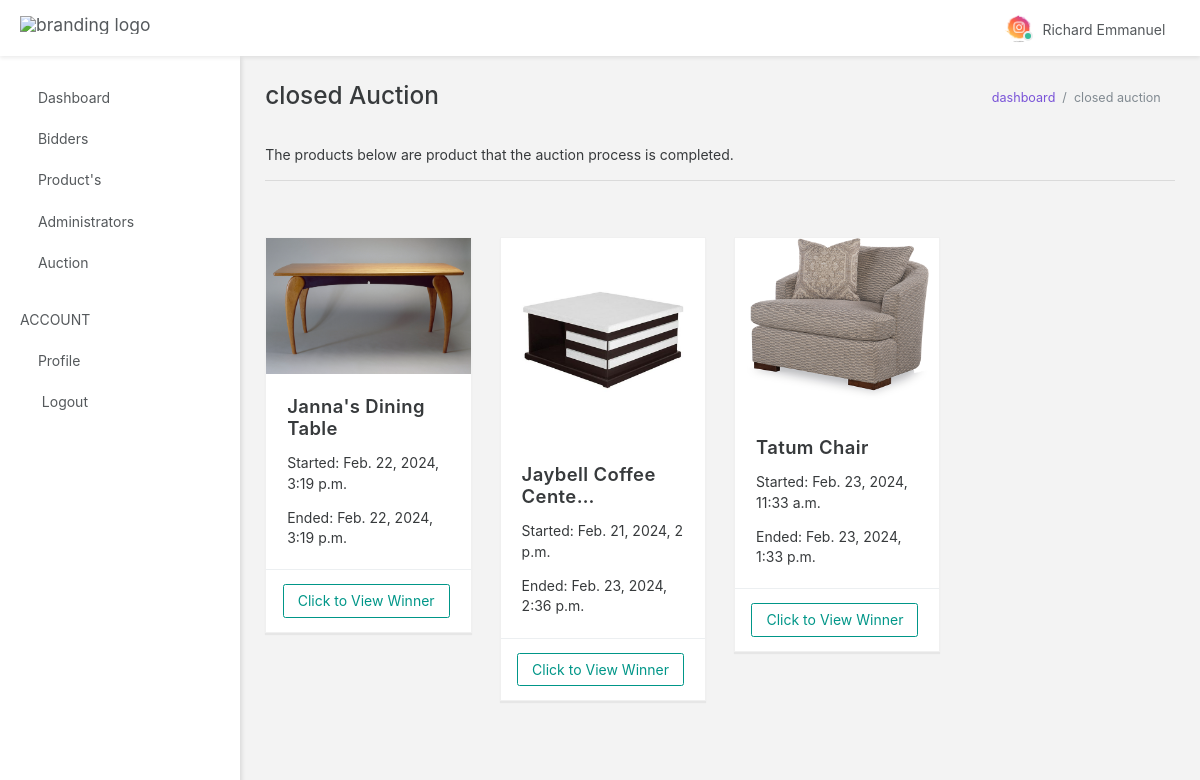
The app's page /auth/closed (signed in) with its own data.
### Auction_auth/models.py (models this page shows, shortened)
class User(AbstractBaseUser, PermissionsMixin):
    user_id = models.UUIDField(
        default=uuid.uuid4, primary_key=True, unique=True, editable=False)
    email = models.CharField(max_length=100, db_index=True,
                             unique=True, verbose_name='email address', blank=True)
    name = models.CharField(
        max_length=100, db_index=True, blank=True, null=True)
    phone = models.CharField(
        max_length=14, db_index=True, unique=True, blank=True)
    address = models.CharField(max_length=255, null=True, blank=True)
    picture = models.ImageField(
        default='img/user.png', upload_to='uploads/', null=True)
    date_joined = models.DateTimeField(
        verbose_name='date_joined', auto_now_add=True)
    last_login = models.DateTimeField(
        verbose_name='last_login', auto_now=True, null=True)
    is_active = models.BooleanField(default=True)
    is_staff = models.BooleanField(default=False)
    is_superuser = models.BooleanField(default=False)
    USERNAME_FIELD = 'email'
    REQUIRED_FIELDS = ['name',]
    objects = UserManager()
    class Meta:
        db_table = 'Users'
        verbose_name_plural = 'Users'

class Furniture(models.Model):
    product_id = models.UUIDField(
        default=uuid.uuid4, primary_key=True, unique=True, editable=False)
    product_name = models.CharField(max_length=100)
    start_price = models.FloatField()
    product_desc = models.TextField()
    created = models.DateTimeField(
        verbose_name='date_created', auto_now_add=True)
    start_date_and_time = models.DateTimeField(null=True)
    end_date_and_time = models.DateTimeField(null=True)
    is_sold = models.BooleanField(default=False)
    sold_price = models.FloatField(blank=True, null=True)
    sold_to = models.ForeignKey(
        User, on_delete=models.CASCADE, blank=True, null=True)
    image = models.ImageField(null=True, blank=True, upload_to='uploads/')
    class Meta:
        db_table = 'Furniture'
        verbose_name_plural = 'Furniture'

### Auction_auth/views.py (the view)
# urls.py: path('auth/closed', ClosedAuctionView.as_view(), name='closed'),
class ClosedAuctionView(LoginRequiredMixin, ListView):
    template_name = "backend/auction/closed.html"
    def get_queryset(self):
        all_furniture = Furniture.objects.all().order_by('-created')
        now = timezone.now()
        return [closed for closed in all_furniture if now > closed.end_date_and_time]

### Templates/backend/auction/closed.html (shortened to what this page needs)
{% extends 'base.html' %}
{% load static %}
{% load crispy_forms_tags %}
  {% block head %}{% include 'partials/auth_head.html' %}{% endblock head %}
  {% block body %}
  <body data-open="click" data-menu="vertical-menu" data-col="2-columns" class="vertical-layout vertical-menu 2-columns  fixed-navbar">
	{% block nav %} {% include 'partials/auth_nav.html' %} {% endblock %}
	{% include 'partials/auth_sidebar.html' %}
    <div class="app-content content container-fluid">
      <div class="content-wrapper">
        <div class="content-header row">
          <div class="content-header-left col-md-6 col-xs-12 mb-1">
            <h2 class="content-header-title">closed Auction</h2>
          </div>
          <div class="content-header-right breadcrumbs-right breadcrumbs-top col-md-6 col-xs-12">
            <div class="breadcrumb-wrapper col-xs-12">
              <ol class="breadcrumb">
                <li class="breadcrumb-item"><a href="{% url 'auth:dashboard' %}">dashboard</a>
                </li>
                <li class="breadcrumb-item active">closed auction
                </li>
              </ol>
            </div>
          </div>
        </div>
        <div class="content-body">
			<section id="basic-examples">
				<div class="row">
					<div class="col-xs-12 mt-1 mb-3">
						<p>The products below are product that the auction process is completed.</p>
						<hr>
					</div>
				</div>
				<div class="row match-height">
					{% if object_list %}
						{% for object in object_list %}
						<div class="col-xl-3 col-md-4 col-sm-12">
							<div class="card">
								<div class="card-body">
									<div class="text-center">
										<img class="card-img-top img-fluid" src="{{ object.image.url }}" alt="Card image cap">
									</div>
									<div class="card-block">
										<h4 class="card-title">{{ object.product_name|truncatechars:21 }}</h4>
										<p class="card-text">Started: {{ object.start_date_and_time }}</p>
										<p class="card-text">Ended: {{ object.end_date_and_time }}</p>
									</div>
								</div>
								<div class="card-footer border-top-blue-grey border-top-lighten-5 text-muted">
									<a href="{% url 'auth:winner' object.pk %}" class="btn btn-outline-teal float-xs-right">Click to View Winner</a>
								</div>
							</div>
						</div>
						{% endfor %}
					{% endif %}
				</div>
			</section>
        </div>
      </div>
    </div>
</body>
{% endblock body %}

### Templates/base.html (shortened to what this page needs)
<!DOCTYPE html>
<html lang="en">
	<head>
    	{% block head %} {% endblock %}
	</head>
	{% block body %}{% endblock %}
</html>

### Templates/partials/auth_head.html (shortened to what this page needs)
{% load static %}
    <link rel="stylesheet" type="text/css" href="{% static 'backend/app-assets/css/bootstrap.css' %}">
    <link rel="stylesheet" type="text/css" href="{% static 'backend/app-assets/fonts/icomoon.css' %}">
    <link rel="stylesheet" type="text/css" href="{% static 'backend/app-assets/fonts/flag-icon-css/css/flag-icon.min.css' %}">
    <link rel="stylesheet" type="text/css" href="{% static 'backend/app-assets/vendors/css/extensions/pace.css' %}">
    <link rel="stylesheet" type="text/css" href="{% static 'backend/app-assets/css/bootstrap-extended.css' %}">
    <link rel="stylesheet" type="text/css" href="{% static 'backend/app-assets/css/app.css' %}">
    <link rel="stylesheet" type="text/css" href="{% static 'backend/app-assets/css/colors.css' %}">
    <link rel="stylesheet" type="text/css" href="{% static 'backend/app-assets/css/core/menu/menu-types/vertical-menu.css' %}">
    <link rel="stylesheet" type="text/css" href="{% static 'backend/app-assets/css/core/menu/menu-types/vertical-overlay-menu.css' %}">
    <link rel="stylesheet" type="text/css" href="{% static 'backend/app-assets/css/core/colors/palette-gradient.css' %}">
    <link rel="stylesheet" type="text/css" href="{% static 'backend/assets/css/style.css' %}">

### Templates/partials/auth_nav.html (shortened to what this page needs)
{% load static %}
<nav
	class="header-navbar navbar navbar-with-menu navbar-fixed-top navbar-light navbar-shadow"
>
	<div class="navbar-wrapper">
		<div class="navbar-header">
			<ul class="nav navbar-nav">
				<li class="nav-item">
					<a href="index.html" class="navbar-brand nav-link"
						><img
							alt="branding logo"
							src="{% static 'backend/app-assets/images/logo/robust-logo-light.png' %}"
							data-expand="{% static 'backend/app-assets/images/logo/robust-logo-light.png' %}"
							data-collapse="{% static 'backend/app-assets/images/logo/robust-logo-small.png' %}"
							class="brand-logo"
					/></a>
				</li>
			</ul>
		</div>
		<div class="navbar-container content container-fluid">
			<div id="navbar-mobile" class="collapse navbar-toggleable-sm">
				<ul class="nav navbar-nav">
					<li class="nav-item hidden-sm-down">
						<a class="nav-link nav-menu-main menu-toggle hidden-xs"
							><i class="icon-menu5"> </i
						></a>
					</li>
				</ul>
				<ul class="nav navbar-nav float-xs-right">
					<li class="dropdown dropdown-user nav-item">
						<a
							data-toggle="dropdown"
							class="dropdown-toggle nav-link dropdown-user-link"
							><span class="avatar avatar-online"
								><img
									src="{{ request.user.picture.url }}"
									alt="avatar" /><i></i></span
							><span class="user-name">{{request.user.name}}</span></a
						>
					</li>
				</ul>
			</div>
		</div>
	</div>
</nav>

### Templates/partials/auth_sidebar.html (shortened to what this page needs)
{% load static %}
 <div data-scroll-to-active="true" class="main-menu menu-fixed menu-light menu-accordion menu-shadow">
    <div class="main-menu-content">
        <ul id="main-menu-navigation" data-menu="menu-navigation" class="navigation navigation-main mt-2">
          <li class=" nav-item"><a href="{% url 'auth:dashboard' %}"><i class="icon-home3"></i><span data-i18n="nav.form_layouts.form_layout_basic" class="menu-title">Dashboard</span></a>
          </li>
        {% if request.user.is_staff %}
        <li class=" nav-item"><a href="#"><i class="icon-users2"></i><span data-i18n="nav.page_layouts.main" class="menu-title">Bidders</span></a>
        </li>
        <li class=" nav-item"><a href="#"><i class="icon-briefcase4"></i><span data-i18n="nav.project.main" class="menu-title">Product's</span></a>
        </li>
        <li class=" nav-item"><a href="#"><i class="icon-security"></i><span data-i18n="nav.cards.main" class="menu-title">Administrators</span></a>
        </li>
        {% endif %}
        <li class=" nav-item"><a href="#"><i class="icon-whatshot"></i><span data-i18n="nav.advance_cards.main" class="menu-title">Auction</span></a>
        </li>
        <li class=" navigation-header"><span data-i18n="nav.category.support">Account</span><i data-toggle="tooltip" data-placement="right" data-original-title="Account" class="icon-ellipsis icon-ellipsis"></i>
        </li>
        <li class=" nav-item"><a href="{% url 'auth:profile' request.user.pk %}"><i class="icon-user-tie"></i><span data-i18n="nav.support_raise_support.main" class="menu-title">Profile</span></a>
        </li>
        <li class="nav-item">
        <a data-toggle="modal" data-target="#exampleModal" class="rich">
          <i class="icon-power3"></i>
            <span data-i18n="nav.support_documentation.main" class="menu-title">
              Logout
            </span>
          </a>
        </li>
      </ul>
    </div>
  </div>

### Templates/partials/auth_script.html (shortened to what this page needs)
{% load static %}

### Static/backend/app-assets/css/app.css (style rules this page uses)
@media (max-width: 1366px) { html { font-size: 14px; } }
html { height: 100%; }
html body { height: 100%; background-color: #F3F3F3; direction: ltr; }
html body.fixed-navbar { padding-top: 4rem; }
html body .content { padding: 0; transition: 300ms ease all; backface-visibility: hidden; }
html body .content .content-wrapper { padding: 1.8rem; }
html body .content .content-wrapper .content-header-right { margin-top: 6px; }
.main-menu { z-index: 1000; position: absolute; display: table-cell; }
.main-menu.menu-light { color: #55595c; background: #FFFFFF; }
.main-menu.menu-light .navigation { background: #FFFFFF; }
.main-menu.menu-light .navigation .navigation-header { color: #55595c; padding: 24px 20px 8px 20px; }
.main-menu.menu-light .navigation li a { color: #55595c; }
.main-menu.menu-light .navigation > li { padding: 0; }
.main-menu.menu-light .navigation > li > a { padding: 8px 20px; }
.main-menu.menu-light .navigation > li > a i { position: relative; top: 3px; }
.main-menu.menu-fixed { position: fixed; height: 100%; top: 4rem; height: calc(100% - 4rem); }
.main-menu.menu-shadow { box-shadow: 2px 2px 4px rgba(0, 0, 0, 0.1); }
.main-menu .main-menu-content { height: 100%; position: relative; }
.main-menu ul { list-style: none; margin: 0; padding: 0; }
.main-menu ul.navigation-main { overflow-x: hidden; }
.main-menu a { outline: none; }
.navigation { font-size: 1rem; overflow-y: hidden; padding-bottom: 20px; }
.navigation .navigation-header { font-family: inherit; padding: 12px 22px; font-size: 1rem; text-transform: uppercase; }
.navigation li { position: relative; white-space: nowrap; }
.navigation li a { display: block; text-overflow: ellipsis; overflow: hidden; }
.avatar { position: relative; display: inline-block; width: 30px; white-space: nowrap; border-radius: 1000px; vertical-align: bottom; }
.avatar i { position: absolute; right: -7px; bottom: 2px; width: 10px; height: 10px; border: 2px solid #eceeef; border-radius: 100%; }
.avatar img { width: 100%; max-width: 100%; height: auto; border: 0 none; border-radius: 1000px; }
.avatar-online i { background-color: #37BC9B; }
@media screen and (min-width: 0px) { body:after { content: "xs - min-width: 0px"; } }
@media screen and (min-width: 544px) { body:after { content: "sm - min-width: 544px"; } }
@media screen and (min-width: 768px) { body:after { content: "md - min-width: 768px"; } }
@media screen and (min-width: 992px) { body:after { content: "lg - min-width: 992px"; } }
@media screen and (min-width: 1200px) { body:after { content: "xl - min-width: 1200px"; } }
body:after { display: none; }

### Static/backend/app-assets/css/core/menu/menu-types/vertical-menu.css (style rules this page uses)
@media (min-width: 992px) { body.vertical-layout.vertical-menu .main-menu { width: 240px; } }
@media (min-width: 992px) { body.vertical-layout.vertical-menu .navbar .navbar-header { width: 240px; } }
@media (min-width: 992px) { body.vertical-layout.vertical-menu .content, body.vertical-layout.vertical-menu .footer { margin-left: 240px; } }

### records on screen
User: user.picture (picture), user.name "Richard Emmanuel"
Furniture: image (picture), product_name "Janna's Dining Table", start_date_and_time "Feb. 22, 2024, 3:19 p.m.", end_date_and_time "Feb. 22, 2024, 3:19 p.m."
Furniture: image (picture), product_name "Jaybell Coffee Cente…", start_date_and_time "Feb. 21, 2024, 2 p.m.", end_date_and_time "Feb. 23, 2024, 2:36 p.m."
Furniture: image (picture), product_name "Tatum Chair", start_date_and_time "Feb. 23, 2024, 11:33 a.m.", end_date_and_time "Feb. 23, 2024, 1:33 p.m."
